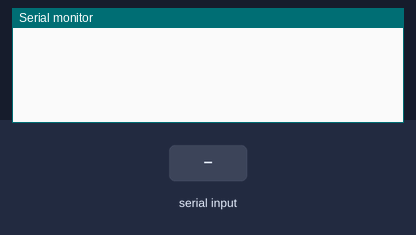
This sketch was run on a simulated Arduino Uno, built with avr-gcc and run on an emulated ATmega328P. Shown: the last lines printed to the serial monitor. The test bench sets the inputs (shaded band).

Above: at 1.2 s.
1.3 s: "90,45\n" received over Serial
At 2.3 s:
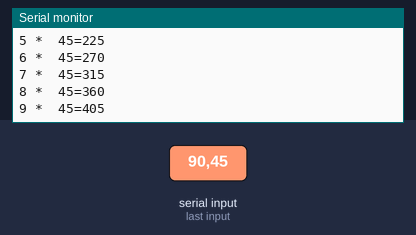
2.8 s: "30,150\n" received over Serial
At 4.6 s:
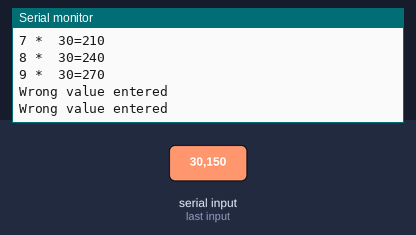
Timing chart, 0 to 6.1 s (numbered marks = the images above; inputs shaded):
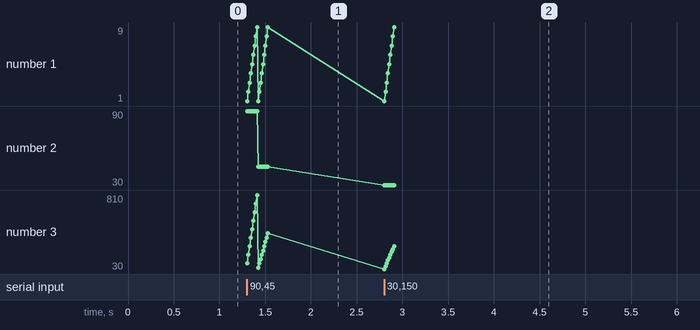

The sketch:

Assignment7.ino
```cpp
 /*
Evil.inc industries
Powered by Michael Lammers
*/
 int multipier;
 int result;
 int input;

 void setup()
 {
     Serial.begin(9600);
 }

 void loop (){
       if (Serial.available() > 0)
       {
          input= Serial.parseInt(); // this frunction reads only the number from the keyboard
          if(input>=1 && input <=99){
            for(int multipier=1; multipier<=9; multipier++)
            {
              result = multipier*input ;//the multipier of this equeation will be showen in the end
              Serial.print(multipier);
              Serial.print(" ");
              Serial.print("*");// only print **
              Serial.print(" ");
              Serial.print(" ");
              Serial.print(input);
              Serial.print("=");// it will only print =
              Serial.println(result);
              delay(10);// this delay will make the printing slower so we can se it
            }
          }
            else{
              Serial.println("Wrong value entered");
          }
     }
}
```

Measured:
- after the input at 1.3 s, the serial monitor: prints a new line at once (image 1)
- after the input at 2.8 s, the serial monitor: prints a new line at once (image 2)
- plotted number 2: 45 → 30 after the input at 2.8 s
